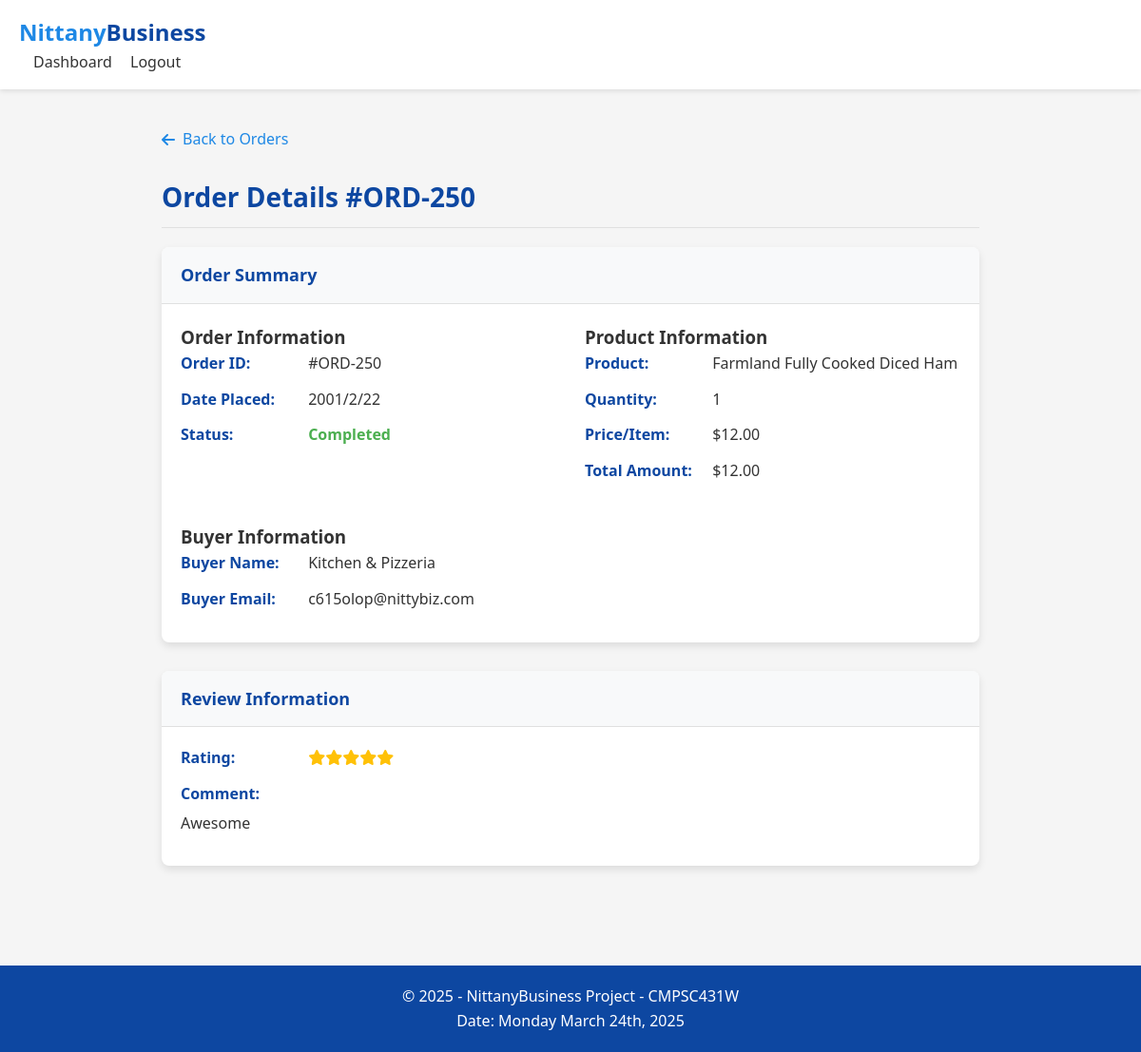
The page /order/250 (signed in) on the database its author committed.
### tables this page shows
CREATE TABLE Orders (
    order_id INTEGER PRIMARY KEY,
    seller_email TEXT NOT NULL,
    listing_id INTEGER NOT NULL,
    buyer_email TEXT NOT NULL,
    date TEXT NOT NULL,
    quantity INTEGER NOT NULL,
    payment REAL NOT NULL,
    FOREIGN KEY (seller_email, listing_id) REFERENCES Product_Listings(seller_email, listing_id),
    FOREIGN KEY (buyer_email) REFERENCES Buyer(email)
);

CREATE TABLE Product_Listings (
    seller_email TEXT,
    listing_id INTEGER,
    category TEXT NOT NULL,
    product_title TEXT NOT NULL,
    product_name TEXT NOT NULL,
    product_description TEXT,
    quantity INTEGER NOT NULL,
    product_price REAL NOT NULL,
    status TEXT NOT NULL,
    PRIMARY KEY (seller_email, listing_id),
    FOREIGN KEY (seller_email) REFERENCES Sellers(email),
    FOREIGN KEY (category) REFERENCES Categories(category_name)
);

CREATE TABLE Buyer (
    email TEXT PRIMARY KEY,
    business_name TEXT,
    buyer_address_id INTEGER,
    FOREIGN KEY (email) REFERENCES Users(email),
    FOREIGN KEY (buyer_address_id) REFERENCES Address(address_ID)
);

CREATE TABLE Reviews (
    order_id INTEGER PRIMARY KEY,
    review_desc TEXT,
    rating INTEGER CHECK(rating >= 1 AND rating <= 5),
    FOREIGN KEY (order_id) REFERENCES Orders(order_id)
);

### app.py (the view, shortened to what this page needs)
@app.route('/order/<int:order_id>')
def view_order(order_id):
    if 'user_email' not in session:
        return redirect(url_for('login'))
    conn = get_db_connection()
    order = None
    if session['user_type'] == 'buyer':
        order = conn.execute(
            '''SELECT o.*, pl.Product_Title, pl.Product_Description, pl.Product_Price,
                  s.business_name AS seller_name, s.email AS seller_email,
                  (SELECT COUNT(*) FROM Reviews r WHERE r.Order_ID = o.Order_ID) > 0 AS has_review
               FROM Orders o
               JOIN Product_Listings pl ON o.Listing_ID = pl.Listing_ID
               JOIN Sellers s ON pl.Seller_Email = s.email
               WHERE o.Order_ID = ? AND o.Buyer_Email = ?''',
            (order_id, session['user_email'])
        ).fetchone()
    elif session['user_type'] == 'seller':
        order = conn.execute(
            '''SELECT o.*, pl.Product_Title, pl.Product_Description, pl.Product_Price,
                  b.business_name AS buyer_name, b.email AS buyer_email,
                  (SELECT COUNT(*) FROM Reviews r WHERE r.Order_ID = o.Order_ID) > 0 AS has_review
               FROM Orders o
               JOIN Product_Listings pl ON o.Listing_ID = pl.Listing_ID
               JOIN Buyer b ON o.Buyer_Email = b.email
               WHERE o.Order_ID = ? AND pl.Seller_Email = ?''',
            (order_id, session['user_email'])
        ).fetchone()
    if not order:
        conn.close()
        flash('Order not found or access denied')
        return redirect(url_for(f'{session["user_type"]}_dashboard'))
    review = conn.execute(
        'SELECT * FROM Reviews WHERE Order_ID = ?',
        (order_id,)
    ).fetchone()
    conn.close()
    return render_template(
        'order_detail.html',
        user_email=session['user_email'],
        user_type=session['user_type'],
        order=order,
        review=review
    )

### app.py (called while the page is built)
def get_db_connection():
    conn = sqlite3.connect(app.config['DATABASE'])
    conn.row_factory = sqlite3.Row
    return conn

### templates/order_detail.html (shortened to what this page needs)
<!DOCTYPE html>
<html lang="en">
<head>
    <link rel="stylesheet" href="https://cdnjs.cloudflare.com/ajax/libs/font-awesome/6.4.0/css/all.min.css">
</head>
<body>
    <header>
        <div class="container">
            <nav class="navbar">
                <a href="/" class="logo">Nittany<span>Business</span></a>
                <div class="header-links">
                    {% if user_type == 'buyer' %}
                    <a href="{{ url_for('buyer_dashboard') }}">Dashboard</a>
                    {% elif user_type == 'seller' %}
                    <a href="{{ url_for('seller_dashboard') }}">Dashboard</a>
                    {% elif user_type == 'helpdesk' %}
                    <a href="{{ url_for('helpdesk_dashboard') }}">Dashboard</a>
                    {% endif %}
                    <a href="{{ url_for('logout') }}">Logout</a>
                </div>
            </nav>
        </div>
    </header>
    <main>
        <div class="container">
            {% if order %}
            <a href="{{ url_for(user_type ~ '_dashboard', tab='orders') }}" class="back-link">
                <i class="fas fa-arrow-left"></i> Back to Orders
            </a>
            <h1 class="page-title">Order Details #ORD-{{ order.Order_ID }}</h1>
            <div class="card">
                <div class="card-header">
                    <h2>Order Summary</h2>
                </div>
                <div class="card-body order-details-grid">
                    <div>
                        <h3>Order Information</h3>
                        <div class="detail-item"><span class="detail-label">Order ID:</span> #ORD-{{ order.Order_ID }}
                        </div>
                        <div class="detail-item"><span class="detail-label">Date Placed:</span> {{ order.Date }}</div>
                        <div class="detail-item"><span class="detail-label">Status:</span>
                            {% if order.Payment > 0 %} <span
                                style="color: var(--success-color); font-weight: bold;">Completed</span> {% else %}
                            <span style="color: var(--warning-color); font-weight: bold;">Pending</span> {% endif %}
                        </div>
                    </div>
                    <div>
                        <h3>Product Information</h3>
                        <div class="detail-item"><span class="detail-label">Product:</span> {{ order.Product_Title }}
                        </div>
                        <div class="detail-item"><span class="detail-label">Quantity:</span> {{ order.Quantity }}</div>
                        <div class="detail-item"><span class="detail-label">Price/Item:</span> ${{
                            "%.2f"|format(order.Product_Price) }}</div>
                        <div class="detail-item"><span class="detail-label">Total Amount:</span> ${{
                            "%.2f"|format(order.Payment) }}</div>
                    </div>
                    {% if user_type == 'buyer' %}
                    <div>
                        <h3>Seller Information</h3>
                        <div class="detail-item"><span class="detail-label">Seller Name:</span> {{ order.seller_name }}
                        </div>
                        <div class="detail-item"><span class="detail-label">Seller Email:</span> {{ order.Seller_Email
                            }}</div>
                    </div>
                    {% elif user_type == 'seller' or user_type == 'helpdesk' %}
                    <div>
                        <h3>Buyer Information</h3>
                        <div class="detail-item"><span class="detail-label">Buyer Name:</span> {{ order.buyer_name }}
                        </div>
                        <div class="detail-item"><span class="detail-label">Buyer Email:</span> {{ order.Buyer_Email }}
                        </div>
                    </div>
                    {% endif %}
                </div>
            </div>
            <div class="card review-section">
                <div class="card-header">
                    <h2>Review Information</h2>
                </div>
                <div class="card-body">
                    {% if review %}
                    <div class="detail-item">
                        <span class="detail-label">Rating:</span>
                        <span class="stars">
                            {% for i in range(review.Rating) %}<i class="fas fa-star"></i>{% endfor %}
                        </span>
                    </div>
                    <div class="detail-item"><span class="detail-label">Comment:</span>
                        <p style="margin-top: 5px;">{{ review.Review_Desc if review.Review_Desc else 'No comment
                            provided.' }}</p>
                    </div>
                    {% elif user_type == 'buyer' and order.Payment > 0 %}
                    <p>You haven't reviewed this order yet.</p>
                    <button class="btn btn-primary review-btn" data-order="{{ order.Order_ID }}"
                        data-product="{{ order.Product_Title }}">Write a Review</button>
                    {% else %}
                    <p>No review submitted for this order.</p>
                    {% endif %}
                </div>
            </div>
            {% else %}
            <h1 class="page-title">Order Not Found</h1>
            <p>The requested order could not be found or you do not have permission to view it.</p>
            <a href="{{ url_for(user_type ~ '_dashboard') if user_type else url_for('index') }}" class="back-link">
                <i class="fas fa-arrow-left"></i> Back to Dashboard
            </a>
            {% endif %}
        </div>
    </main>
    <footer>
        <div class="container">
            <p>&copy; 2025 - NittanyBusiness Project - CMPSC431W</p>
            <p>Date: Monday March 24th, 2025</p>
        </div>
    </footer>
</body>
</html>

### templates/order_detail.html (style rules this page uses)
:root { --primary-color: #1e88e5; --secondary-color: #0d47a1; --accent-color: #64b5f6; --success-color: #4caf50; --warning-color: #ff9800; --danger-color: #f44336; --text-color: #333; --light-bg: #f5f5f5; --card-shadow: 0 4px 8px rgba(0, 0, 0, 0.1); --hover-transition: all 0.3s ease; --border-color: #e0e0e0; }
* { margin: 0; padding: 0; box-sizing: border-box; font-family: 'Segoe UI', Tahoma, Geneva, Verdana, sans-serif; }
body { background-color: var(--light-bg); color: var(--text-color); line-height: 1.6; min-height: 100vh; display: flex; flex-direction: column; }
.container { max-width: 900px; margin: 0 auto; padding: 0 20px; }
header { background-color: white; box-shadow: 0 2px 5px rgba(0, 0, 0, 0.1); padding: 15px 0; position: sticky; top: 0; z-index: 100; }
header .container { max-width: 1200px; display: flex; justify-content: space-between; align-items: center; }
.logo { font-size: 24px; font-weight: bold; color: var(--primary-color); text-decoration: none; }
.logo span { color: var(--secondary-color); }
.header-links a { margin-left: 15px; color: var(--text-color); text-decoration: none; font-weight: 500; }
main { flex: 1; padding: 40px 0; }
.page-title { font-size: 28px; color: var(--secondary-color); margin-bottom: 20px; text-align: left; border-bottom: 1px solid var(--border-color); padding-bottom: 10px; }
.card { background-color: white; border-radius: 8px; box-shadow: var(--card-shadow); margin-bottom: 25px; overflow: hidden; }
.card-header { padding: 15px 20px; border-bottom: 1px solid var(--border-color); background-color: #f8f9fa; }
.card-header h2 { font-size: 18px; color: var(--secondary-color); margin: 0; }
.card-body { padding: 20px; }
footer { background-color: var(--secondary-color); color: white; padding: 20px 0; text-align: center; margin-top: 40px; }
.back-link { display: inline-flex; align-items: center; gap: 8px; color: var(--primary-color); text-decoration: none; margin-bottom: 25px; font-weight: 500; }
.order-details-grid { display: grid; grid-template-columns: repeat(auto-fit, minmax(300px, 1fr)); gap: 30px; }
.detail-item { margin-bottom: 12px; font-size: 16px; }
.detail-label { font-weight: 600; color: var(--secondary-color); display: inline-block; width: 130px; }
.review-section { margin-top: 30px; }
.stars { color: #ffc107; }

### rows shown on the page
Orders: Order_ID "250", Date "2001/2/22", Quantity "1", Payment "12.00", Buyer_Email "c615olop@nittybiz.com"
Product_Listings: Product_Title "Farmland Fully Cooked Diced Ham", Product_Price "12.00"
Buyer: buyer_name "Kitchen & Pizzeria"
Reviews: rating 5 (drawn), review_desc "Awesome"
